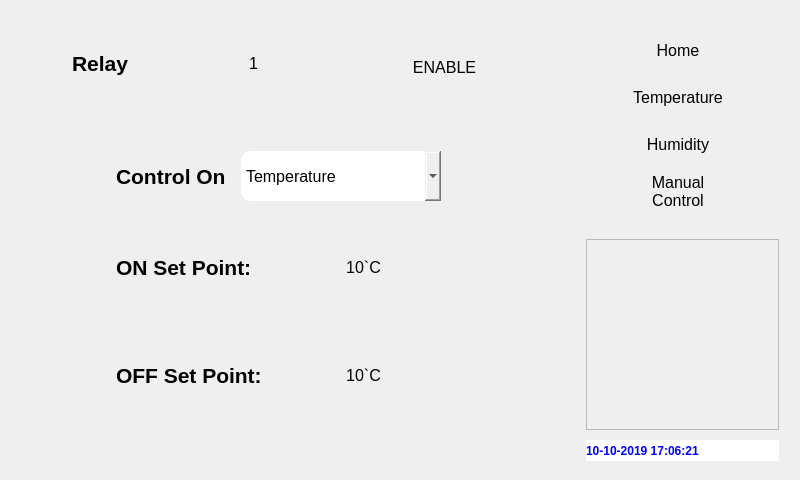
<?xml version="1.0" encoding="UTF-8"?>
<ui version="4.0">
 <class>Control</class>
 <widget class="QWidget" name="Control">
  <property name="geometry">
   <rect>
    <x>0</x>
    <y>0</y>
    <width>800</width>
    <height>480</height>
   </rect>
  </property>
  <property name="minimumSize">
   <size>
    <width>800</width>
    <height>480</height>
   </size>
  </property>
  <property name="windowTitle">
   <string>Form</string>
  </property>
  <layout class="QGridLayout" name="gridLayout">
   <item row="0" column="0" colspan="3">
    <widget class="QFrame" name="RelayNoEnableFrame">
     <property name="minimumSize">
      <size>
       <width>0</width>
       <height>0</height>
      </size>
     </property>
     <property name="maximumSize">
      <size>
       <width>16777215</width>
       <height>200</height>
      </size>
     </property>
     <layout class="QHBoxLayout" name="horizontalLayout_6">
      <item>
       <widget class="QFrame" name="RelayNoSpaceFrame">
        <layout class="QVBoxLayout" name="verticalLayout_6">
         <item>
          <widget class="QFrame" name="RelayNoFrame">
           <property name="maximumSize">
            <size>
             <width>16777215</width>
             <height>150</height>
            </size>
           </property>
           <layout class="QHBoxLayout" name="horizontalLayout_3">
            <item>
             <spacer name="horizontalSpacer">
              <property name="orientation">
               <enum>Qt::Horizontal</enum>
              </property>
              <property name="sizeType">
               <enum>QSizePolicy::Preferred</enum>
              </property>
              <property name="sizeHint" stdset="0">
               <size>
                <width>40</width>
                <height>20</height>
               </size>
              </property>
             </spacer>
            </item>
            <item>
             <widget class="QLabel" name="lblRelay">
              <property name="minimumSize">
               <size>
                <width>91</width>
                <height>41</height>
               </size>
              </property>
              <property name="font">
               <font>
                <pointsize>16</pointsize>
                <weight>75</weight>
                <bold>true</bold>
               </font>
              </property>
              <property name="text">
               <string>Relay</string>
              </property>
             </widget>
            </item>
            <item>
             <spacer name="horizontalSpacer_2">
              <property name="orientation">
               <enum>Qt::Horizontal</enum>
              </property>
              <property name="sizeType">
               <enum>QSizePolicy::Preferred</enum>
              </property>
              <property name="sizeHint" stdset="0">
               <size>
                <width>40</width>
                <height>20</height>
               </size>
              </property>
             </spacer>
            </item>
            <item>
             <widget class="QPushButton" name="btnRelayNumber">
              <property name="sizePolicy">
               <sizepolicy hsizetype="Preferred" vsizetype="Preferred">
                <horstretch>0</horstretch>
                <verstretch>0</verstretch>
               </sizepolicy>
              </property>
              <property name="minimumSize">
               <size>
                <width>101</width>
                <height>51</height>
               </size>
              </property>
              <property name="styleSheet">
               <string notr="true">background-color:'royal blue';color:'gold';border-radius:10px;font-size:16px;</string>
              </property>
              <property name="text">
               <string>1</string>
              </property>
             </widget>
            </item>
           </layout>
          </widget>
         </item>
         <item>
          <spacer name="verticalSpacer_6">
           <property name="orientation">
            <enum>Qt::Vertical</enum>
           </property>
           <property name="sizeType">
            <enum>QSizePolicy::Preferred</enum>
           </property>
           <property name="sizeHint" stdset="0">
            <size>
             <width>20</width>
             <height>28</height>
            </size>
           </property>
          </spacer>
         </item>
        </layout>
       </widget>
      </item>
      <item>
       <spacer name="horizontalSpacer_7">
        <property name="orientation">
         <enum>Qt::Horizontal</enum>
        </property>
        <property name="sizeType">
         <enum>QSizePolicy::Expanding</enum>
        </property>
        <property name="sizeHint" stdset="0">
         <size>
          <width>58</width>
          <height>20</height>
         </size>
        </property>
       </spacer>
      </item>
      <item>
       <widget class="QFrame" name="EnableFrame">
        <property name="minimumSize">
         <size>
          <width>133</width>
          <height>92</height>
         </size>
        </property>
        <layout class="QVBoxLayout" name="verticalLayout_5">
         <item>
          <spacer name="verticalSpacer_5">
           <property name="orientation">
            <enum>Qt::Vertical</enum>
           </property>
           <property name="sizeType">
            <enum>QSizePolicy::Preferred</enum>
           </property>
           <property name="sizeHint" stdset="0">
            <size>
             <width>20</width>
             <height>13</height>
            </size>
           </property>
          </spacer>
         </item>
         <item>
          <widget class="QPushButton" name="btnENDISABLE">
           <property name="sizePolicy">
            <sizepolicy hsizetype="Preferred" vsizetype="Preferred">
             <horstretch>0</horstretch>
             <verstretch>0</verstretch>
            </sizepolicy>
           </property>
           <property name="minimumSize">
            <size>
             <width>121</width>
             <height>71</height>
            </size>
           </property>
           <property name="font">
            <font>
             <pointsize>-1</pointsize>
            </font>
           </property>
           <property name="styleSheet">
            <string notr="true">background-color:'red';
color:'gold';border-radius:10px;font-size:16px;</string>
           </property>
           <property name="text">
            <string>ENABLE</string>
           </property>
          </widget>
         </item>
         <item>
          <spacer name="verticalSpacer_8">
           <property name="orientation">
            <enum>Qt::Vertical</enum>
           </property>
           <property name="sizeType">
            <enum>QSizePolicy::Preferred</enum>
           </property>
           <property name="sizeHint" stdset="0">
            <size>
             <width>20</width>
             <height>10</height>
            </size>
           </property>
          </spacer>
         </item>
        </layout>
       </widget>
      </item>
     </layout>
    </widget>
   </item>
   <item row="0" column="3">
    <spacer name="horizontalSpacer_8">
     <property name="orientation">
      <enum>Qt::Horizontal</enum>
     </property>
     <property name="sizeType">
      <enum>QSizePolicy::Maximum</enum>
     </property>
     <property name="sizeHint" stdset="0">
      <size>
       <width>53</width>
       <height>20</height>
      </size>
     </property>
    </spacer>
   </item>
   <item row="0" column="4" rowspan="4">
    <widget class="QFrame" name="RightMenusFrame">
     <property name="minimumSize">
      <size>
       <width>0</width>
       <height>460</height>
      </size>
     </property>
     <property name="maximumSize">
      <size>
       <width>300</width>
       <height>16777215</height>
      </size>
     </property>
     <layout class="QVBoxLayout" name="verticalLayout_4">
      <property name="margin">
       <number>10</number>
      </property>
      <item>
       <widget class="QFrame" name="MenusSpacingFrame">
        <property name="minimumSize">
         <size>
          <width>200</width>
          <height>200</height>
         </size>
        </property>
        <layout class="QHBoxLayout" name="horizontalLayout_5">
         <property name="spacing">
          <number>0</number>
         </property>
         <property name="margin">
          <number>0</number>
         </property>
         <item>
          <spacer name="horizontalSpacer_5">
           <property name="orientation">
            <enum>Qt::Horizontal</enum>
           </property>
           <property name="sizeType">
            <enum>QSizePolicy::Preferred</enum>
           </property>
           <property name="sizeHint" stdset="0">
            <size>
             <width>30</width>
             <height>20</height>
            </size>
           </property>
          </spacer>
         </item>
         <item>
          <widget class="QFrame" name="MenusFrame">
           <property name="minimumSize">
            <size>
             <width>121</width>
             <height>200</height>
            </size>
           </property>
           <layout class="QVBoxLayout" name="verticalLayout_2">
            <item>
             <widget class="QPushButton" name="btnHome">
              <property name="sizePolicy">
               <sizepolicy hsizetype="Preferred" vsizetype="Preferred">
                <horstretch>0</horstretch>
                <verstretch>0</verstretch>
               </sizepolicy>
              </property>
              <property name="minimumSize">
               <size>
                <width>0</width>
                <height>0</height>
               </size>
              </property>
              <property name="styleSheet">
               <string notr="true">background-color:'royal blue';color:'gold';border-radius:10px;font-size:16px;</string>
              </property>
              <property name="text">
               <string>Home</string>
              </property>
             </widget>
            </item>
            <item>
             <widget class="QPushButton" name="btnTemperature">
              <property name="sizePolicy">
               <sizepolicy hsizetype="Preferred" vsizetype="Preferred">
                <horstretch>0</horstretch>
                <verstretch>0</verstretch>
               </sizepolicy>
              </property>
              <property name="minimumSize">
               <size>
                <width>0</width>
                <height>0</height>
               </size>
              </property>
              <property name="styleSheet">
               <string notr="true">background-color:'royal blue';color:'gold';border-radius:10px;font-size:16px;</string>
              </property>
              <property name="text">
               <string>Temperature</string>
              </property>
             </widget>
            </item>
            <item>
             <widget class="QPushButton" name="btnHumidity">
              <property name="sizePolicy">
               <sizepolicy hsizetype="Preferred" vsizetype="Preferred">
                <horstretch>0</horstretch>
                <verstretch>0</verstretch>
               </sizepolicy>
              </property>
              <property name="styleSheet">
               <string notr="true">background-color:'royal blue';color:'gold';border-radius:10px;font-size:16px;</string>
              </property>
              <property name="text">
               <string>Humidity</string>
              </property>
             </widget>
            </item>
            <item>
             <widget class="QPushButton" name="btnManualControl">
              <property name="sizePolicy">
               <sizepolicy hsizetype="Preferred" vsizetype="Preferred">
                <horstretch>0</horstretch>
                <verstretch>0</verstretch>
               </sizepolicy>
              </property>
              <property name="styleSheet">
               <string notr="true">background-color:'royal blue';color:'gold';border-radius:10px;font-size:16px;</string>
              </property>
              <property name="text">
               <string>Manual
Control</string>
              </property>
             </widget>
            </item>
           </layout>
          </widget>
         </item>
         <item>
          <spacer name="horizontalSpacer_6">
           <property name="orientation">
            <enum>Qt::Horizontal</enum>
           </property>
           <property name="sizeType">
            <enum>QSizePolicy::Preferred</enum>
           </property>
           <property name="sizeHint" stdset="0">
            <size>
             <width>30</width>
             <height>20</height>
            </size>
           </property>
          </spacer>
         </item>
        </layout>
       </widget>
      </item>
      <item>
       <spacer name="verticalSpacer_4">
        <property name="orientation">
         <enum>Qt::Vertical</enum>
        </property>
        <property name="sizeType">
         <enum>QSizePolicy::Preferred</enum>
        </property>
        <property name="sizeHint" stdset="0">
         <size>
          <width>20</width>
          <height>10</height>
         </size>
        </property>
       </spacer>
      </item>
      <item>
       <widget class="QFrame" name="StatusFrame">
        <property name="minimumSize">
         <size>
          <width>202</width>
          <height>231</height>
         </size>
        </property>
        <layout class="QVBoxLayout" name="verticalLayout_3">
         <property name="spacing">
          <number>0</number>
         </property>
         <property name="rightMargin">
          <number>0</number>
         </property>
         <property name="bottomMargin">
          <number>0</number>
         </property>
         <item>
          <widget class="QFrame" name="frame">
           <property name="frameShape">
            <enum>QFrame::StyledPanel</enum>
           </property>
           <property name="frameShadow">
            <enum>QFrame::Raised</enum>
           </property>
           <layout class="QHBoxLayout" name="horizontalLayout_4">
            <property name="spacing">
             <number>0</number>
            </property>
            <property name="leftMargin">
             <number>0</number>
            </property>
            <property name="topMargin">
             <number>1</number>
            </property>
            <property name="rightMargin">
             <number>0</number>
            </property>
            <property name="bottomMargin">
             <number>0</number>
            </property>
            <item>
             <widget class="QLabel" name="lblONIcon">
              <property name="minimumSize">
               <size>
                <width>129</width>
                <height>129</height>
               </size>
              </property>
              <property name="maximumSize">
               <size>
                <width>129</width>
                <height>129</height>
               </size>
              </property>
              <property name="text">
               <string/>
              </property>
              <property name="pixmap">
               <pixmap>ONresized.png</pixmap>
              </property>
             </widget>
            </item>
           </layout>
          </widget>
         </item>
         <item>
          <spacer name="verticalSpacer_3">
           <property name="orientation">
            <enum>Qt::Vertical</enum>
           </property>
           <property name="sizeType">
            <enum>QSizePolicy::Preferred</enum>
           </property>
           <property name="sizeHint" stdset="0">
            <size>
             <width>20</width>
             <height>10</height>
            </size>
           </property>
          </spacer>
         </item>
         <item>
          <widget class="QLabel" name="lblTime">
           <property name="minimumSize">
            <size>
             <width>200</width>
             <height>21</height>
            </size>
           </property>
           <property name="maximumSize">
            <size>
             <width>16777215</width>
             <height>21</height>
            </size>
           </property>
           <property name="styleSheet">
            <string notr="true">qproperty-alignment:AlignCenter;
background-color:White;
color:blue;
font-size:12px;
font-weight:bold;</string>
           </property>
           <property name="text">
            <string>10-10-2019 17:06:21</string>
           </property>
          </widget>
         </item>
        </layout>
       </widget>
      </item>
     </layout>
    </widget>
   </item>
   <item row="1" column="1">
    <spacer name="verticalSpacer_7">
     <property name="orientation">
      <enum>Qt::Vertical</enum>
     </property>
     <property name="sizeType">
      <enum>QSizePolicy::Preferred</enum>
     </property>
     <property name="sizeHint" stdset="0">
      <size>
       <width>20</width>
       <height>28</height>
      </size>
     </property>
    </spacer>
   </item>
   <item row="2" column="0">
    <spacer name="horizontalSpacer_3">
     <property name="orientation">
      <enum>Qt::Horizontal</enum>
     </property>
     <property name="sizeType">
      <enum>QSizePolicy::Preferred</enum>
     </property>
     <property name="sizeHint" stdset="0">
      <size>
       <width>96</width>
       <height>20</height>
      </size>
     </property>
    </spacer>
   </item>
   <item row="2" column="1">
    <widget class="QFrame" name="ControlFrame">
     <property name="sizePolicy">
      <sizepolicy hsizetype="Preferred" vsizetype="Preferred">
       <horstretch>0</horstretch>
       <verstretch>0</verstretch>
      </sizepolicy>
     </property>
     <layout class="QVBoxLayout" name="verticalLayout">
      <item>
       <widget class="QFrame" name="TypeFrame">
        <layout class="QHBoxLayout" name="horizontalLayout">
         <property name="spacing">
          <number>15</number>
         </property>
         <item>
          <widget class="QLabel" name="lblType">
           <property name="font">
            <font>
             <pointsize>16</pointsize>
             <weight>75</weight>
             <bold>true</bold>
            </font>
           </property>
           <property name="text">
            <string>Control On</string>
           </property>
          </widget>
         </item>
         <item>
          <widget class="QComboBox" name="cbxType">
           <property name="sizePolicy">
            <sizepolicy hsizetype="Preferred" vsizetype="Fixed">
             <horstretch>0</horstretch>
             <verstretch>0</verstretch>
            </sizepolicy>
           </property>
           <property name="minimumSize">
            <size>
             <width>200</width>
             <height>50</height>
            </size>
           </property>
           <property name="styleSheet">
            <string notr="true">background-color:'grey';color:'gold';border-radius:10px;font-size:16px;</string>
           </property>
           <item>
            <property name="text">
             <string>Temperature</string>
            </property>
           </item>
           <item>
            <property name="text">
             <string>Humidity</string>
            </property>
           </item>
          </widget>
         </item>
        </layout>
       </widget>
      </item>
      <item>
       <spacer name="verticalSpacer">
        <property name="orientation">
         <enum>Qt::Vertical</enum>
        </property>
        <property name="sizeType">
         <enum>QSizePolicy::Preferred</enum>
        </property>
        <property name="sizeHint" stdset="0">
         <size>
          <width>20</width>
          <height>40</height>
         </size>
        </property>
       </spacer>
      </item>
      <item>
       <widget class="QFrame" name="SetPointFrame">
        <layout class="QHBoxLayout" name="horizontalLayout_2">
         <item>
          <widget class="QLabel" name="lblOnSetPoint">
           <property name="minimumSize">
            <size>
             <width>164</width>
             <height>69</height>
            </size>
           </property>
           <property name="font">
            <font>
             <pointsize>16</pointsize>
             <weight>75</weight>
             <bold>true</bold>
            </font>
           </property>
           <property name="text">
            <string>ON Set Point:</string>
           </property>
          </widget>
         </item>
         <item>
          <widget class="QPushButton" name="btnONSetPoint">
           <property name="sizePolicy">
            <sizepolicy hsizetype="Preferred" vsizetype="Preferred">
             <horstretch>0</horstretch>
             <verstretch>0</verstretch>
            </sizepolicy>
           </property>
           <property name="minimumSize">
            <size>
             <width>110</width>
             <height>85</height>
            </size>
           </property>
           <property name="styleSheet">
            <string notr="true">background-color:'royal blue';color:'gold';border-radius:10px;font-size:16px;</string>
           </property>
           <property name="text">
            <string>10`C</string>
           </property>
          </widget>
         </item>
        </layout>
       </widget>
      </item>
      <item>
       <widget class="QFrame" name="SetPointFrame_2">
        <layout class="QHBoxLayout" name="horizontalLayout_7">
         <item>
          <widget class="QLabel" name="lblOFFSetPoint">
           <property name="minimumSize">
            <size>
             <width>164</width>
             <height>69</height>
            </size>
           </property>
           <property name="font">
            <font>
             <pointsize>16</pointsize>
             <weight>75</weight>
             <bold>true</bold>
            </font>
           </property>
           <property name="text">
            <string>OFF Set Point:</string>
           </property>
          </widget>
         </item>
         <item>
          <widget class="QPushButton" name="btnOFFSetPoint">
           <property name="sizePolicy">
            <sizepolicy hsizetype="Preferred" vsizetype="Preferred">
             <horstretch>0</horstretch>
             <verstretch>0</verstretch>
            </sizepolicy>
           </property>
           <property name="minimumSize">
            <size>
             <width>110</width>
             <height>85</height>
            </size>
           </property>
           <property name="styleSheet">
            <string notr="true">background-color:'royal blue';color:'gold';border-radius:10px;font-size:16px;</string>
           </property>
           <property name="text">
            <string>10`C</string>
           </property>
          </widget>
         </item>
        </layout>
       </widget>
      </item>
     </layout>
    </widget>
   </item>
   <item row="2" column="2" colspan="2">
    <spacer name="horizontalSpacer_4">
     <property name="orientation">
      <enum>Qt::Horizontal</enum>
     </property>
     <property name="sizeType">
      <enum>QSizePolicy::Preferred</enum>
     </property>
     <property name="sizeHint" stdset="0">
      <size>
       <width>95</width>
       <height>20</height>
      </size>
     </property>
    </spacer>
   </item>
   <item row="3" column="1">
    <spacer name="verticalSpacer_2">
     <property name="orientation">
      <enum>Qt::Vertical</enum>
     </property>
     <property name="sizeType">
      <enum>QSizePolicy::Expanding</enum>
     </property>
     <property name="sizeHint" stdset="0">
      <size>
       <width>128</width>
       <height>125</height>
      </size>
     </property>
    </spacer>
   </item>
  </layout>
 </widget>
 <resources/>
 <connections/>
</ui>
